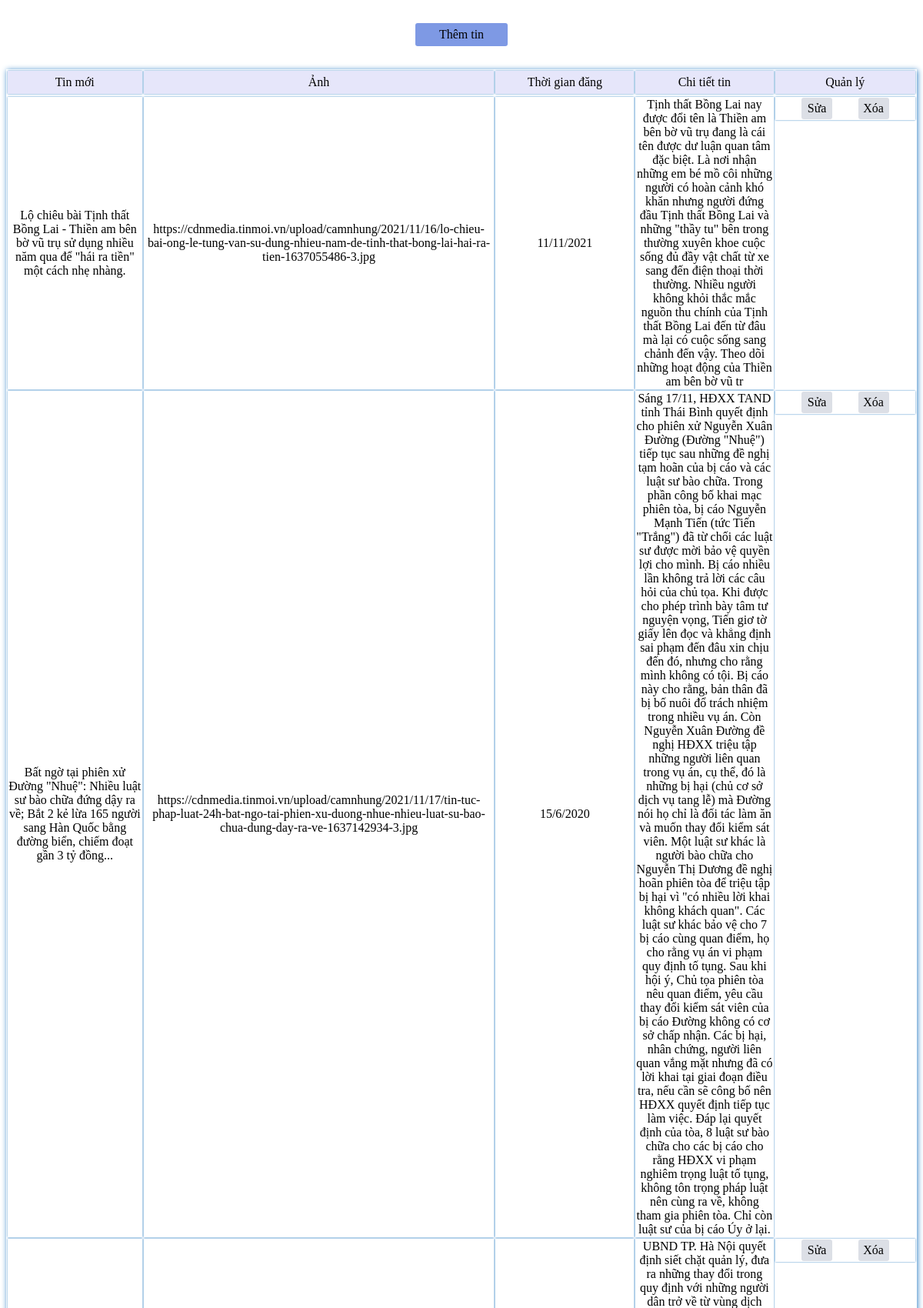
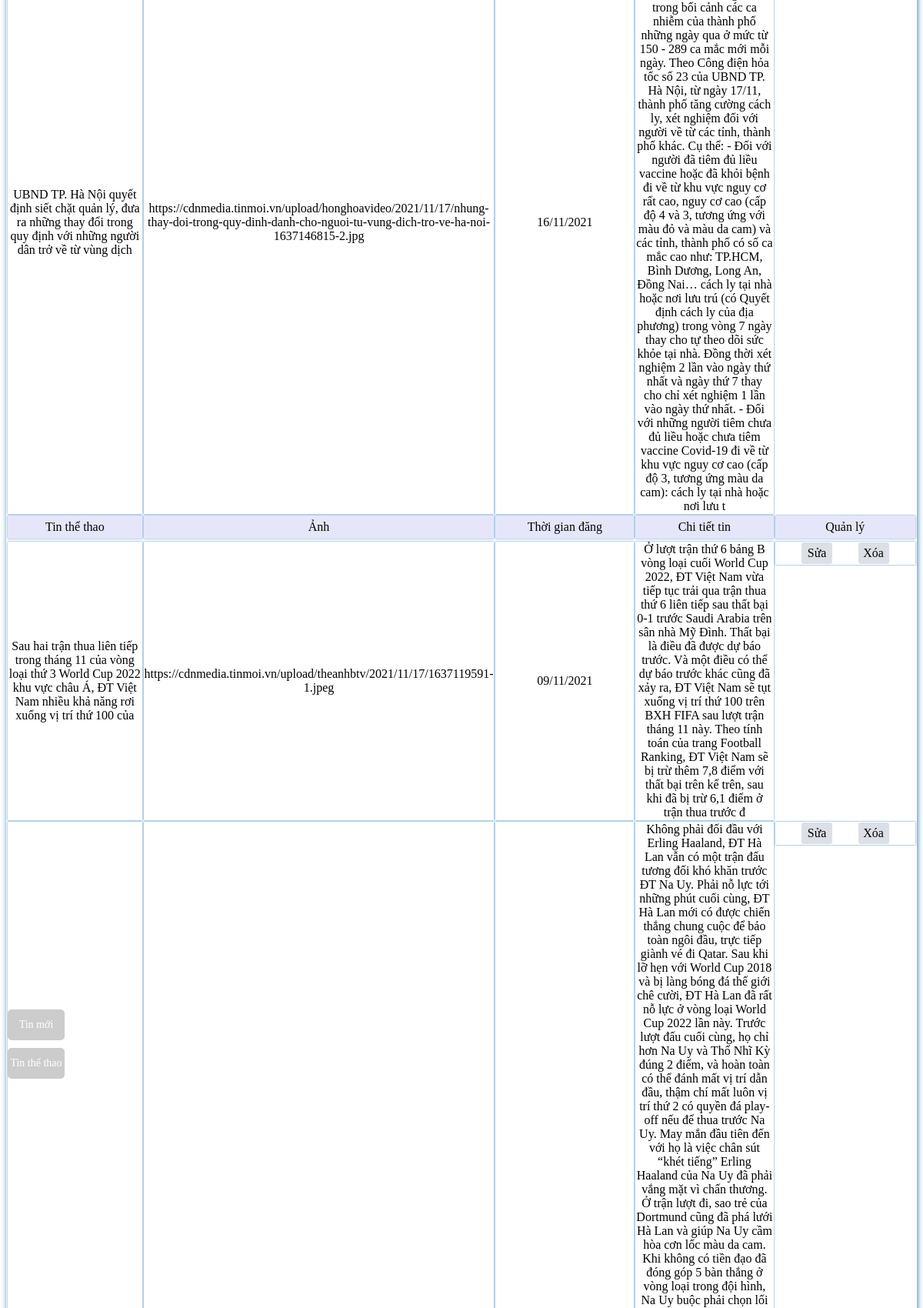
/admin-news/information.php (upper part), run on the app's committed database (2 pictures, top to bottom).
### tables this page shows
CREATE TABLE `tinmoi` (
  `ID` int(11) NOT NULL,
  `titlenew` varchar(256) DEFAULT NULL,
  `imagenew` varchar(500) DEFAULT NULL,
  `timenew` varchar(500) DEFAULT NULL,
  `detailsnew` longtext DEFAULT NULL
);

CREATE TABLE `tinthethao` (
  `ID` int(11) NOT NULL,
  `titlesport` varchar(150) DEFAULT NULL,
  `imagesport` varchar(500) DEFAULT NULL,
  `timesport` varchar(500) DEFAULT NULL,
  `detailssport` longtext DEFAULT NULL
);

### admin-news/information.php (the view, shortened to what this page needs)
<!DOCTYPE html>
<html lang="en">
<head>
</head>
<body>
	<div class="move">
		<div class="move-item">
			<a href="#tinmoi">Tin mới</a>
			<a href="#tinthethao">Tin thể thao</i></a>
		</div>
	</div>
	<div class="add">
		<a href="add_new.php">Thêm tin</a>
	</div>
	<div class="app">
		<table class="table">
			<thead id="tinmoi">
				<tr>
					<td bgcolor="#E6E6FA">Tin mới</td>
					<td bgcolor="#E6E6FA">Ảnh</td>
					<td bgcolor="#E6E6FA">Thời gian đăng</td>
					<td bgcolor="#E6E6FA">Chi tiết tin</td>
					<td bgcolor="#E6E6FA">Quản lý</td>
			</thead>
			<tbody>
				<?php
					$conn = mysqli_connect("localhost","root","","datanews");
					$query=mysqli_query($conn,"select * from `tinmoi`");
					while($row=mysqli_fetch_array($query)){
					?>
				<tr>
					<td><?php echo $row['titlenew']; ?></td>
					<td><?php echo $row['imagenew']; ?></td>
					<td><?php echo $row['timenew']; ?></td>
					<td><?php echo $row['detailsnew']; ?></td>
					<td class="link">
						<a href="suanew.php?titlenew=<?php echo $row['titlenew']; ?>">Sửa</a>
						<a href="xoa.php?titlenew=<?php echo $row['titlenew']; ?>">Xóa</a>
					</td>
				</tr>
				<?php
				}
				?>
			</tbody>
			<thead id="tinthethao">
				<tr>
					<td bgcolor="#E6E6FA">Tin thể thao</td>
					<td bgcolor="#E6E6FA">Ảnh</td>
					<td bgcolor="#E6E6FA">Thời gian đăng</td>
					<td bgcolor="#E6E6FA">Chi tiết tin</td>
					<td bgcolor="#E6E6FA">Quản lý</td>
			</thead>
			<tbody>
				<?php
					$conn = mysqli_connect("localhost","root","","datanews");
					$query=mysqli_query($conn,"select * from `tinthethao`");
					while($row=mysqli_fetch_array($query)){
					?>
				<tr>
					<td><?php echo $row['titlesport']; ?></td>
					<td><?php echo $row['imagesport']; ?></td>
					<td><?php echo $row['timesport']; ?></td>
					<td><?php echo $row['detailssport']; ?></td>
					<td class="link">
						<a href="suasport.php?titlesport=<?php echo $row['titlesport']; ?>">Sửa</a>
						<a href="xoa.php?titlesport=<?php echo $row['titlesport']; ?>">Xóa</a>
					</td>
				</tr>
				<?php
				}
				?>
			</tbody>
		</table>
	</div>
</body>
</html>

### admin-news/information.php (style rules this page uses)
a { text-decoration: none; }
* { box-sizing: border-box; }
.app { display: flex; justify-content: center; margin-top: 30px; box-shadow: 1px 1px 7px #3482c5; }
.add { display: flex; justify-content: center; margin-top: 30px; }
.add a { text-decoration: none; background-color: #7e99e4; color: #000; display: flex; width: 120px; height: 30px; border-radius: 3px; align-items: center; position: relative; justify-content: center; }
.table { width: 100%; text-align: center; }
td { width: 20%; box-shadow: 0px 0px 2px #3482c5; height: 30px; }
.link { display: flex; width: 100%; justify-content: space-evenly; }
.link a { text-decoration: none; background-color: #dcdfe6; color: #000; display: flex; width: 40px; height: 28px; border-radius: 3px; align-items: center; justify-content: center; }
.move { position: fixed; top: 0; bottom: 0; right: 93%; left: 10px; display: flex; align-items: center; }
.move-item { width: 100%; }
.move-item a { display: flex; width: 100%; height: 40px; border-radius: 5px; background-color: rgba(0,0,0,0.2); margin: 10px 0; align-items: center; justify-content: center; font-size: 14px; color: white; position: relative; }
.move-item a::before { content: ""; border-radius: 5px; position: absolute; top: 0; left: 50%; transform: translate(-50%, 0); height: 100%; width: 0; background-color: #43444a; z-index: -1; transition: width 0.25s ease-in; }

### data on the page
tinmoi: titlenew "Lộ chiêu bài Tịnh thất Bồng Lai - Thiền am bên bờ vũ trụ sử dụng nhiều năm qua để \"hái ra tiền\" một cách nhẹ nhàng.", imagenew "https://cdnmedia.tinmoi.vn/upload/camnhung/2021/11/16/lo-chieu-bai-ong-le-tung-van-su-dung-nhieu-nam-de-tinh-that-bong-lai-hai-ra-tien-1637055486-3.jpg", timenew "11/11/2021", detailsnew "Tịnh thất Bồng Lai nay được đổi tên là Thiền am bên bờ vũ trụ đang là cái tên được dư luận quan tâm đặc biệt. Là nơi nhận những em bé mồ côi những người có hoàn cảnh khó khăn nhưng người đứng đầu Tịnh thất Bồng Lai và những \"thầy tu\" bên trong thường xuyên khoe cuộc sống đủ đầy vật chất từ xe sang đến điện thoại thời thường. Nhiều người không khỏi thắc mắc nguồn thu chính của Tịnh thất Bồng Lai đến từ đâu mà lại có cuộc sống sang chảnh đến vậy. Theo dõi những hoạt động của Thiền am bên bờ vũ tr"
tinmoi: titlenew "Bất ngờ tại phiên xử Đường \"Nhuệ\": Nhiều luật sư bào chữa đứng dậy ra về; Bắt 2 kẻ lừa 165 người sang Hàn Quốc bằng đường biển, chiếm đoạt gần 3 tỷ đồng...", imagenew "https://cdnmedia.tinmoi.vn/upload/camnhung/2021/11/17/tin-tuc-phap-luat-24h-bat-ngo-tai-phien-xu-duong-nhue-nhieu-luat-su-bao-chua-dung-day-ra-ve-1637142934-3.jpg", timenew "15/6/2020", detailsnew "Sáng 17/11, HĐXX TAND tỉnh Thái Bình quyết định cho phiên xử Nguyễn Xuân Đường (Đường \"Nhuệ\") tiếp tục sau những đề nghị tạm hoãn của bị cáo và các luật sư bào chữa. Trong phần công bố khai mạc phiên tòa, bị cáo Nguyễn Mạnh Tiến (tức Tiến \"Trắng\") đã từ chối các luật sư được mời bảo vệ quyền lợi cho mình. Bị cáo nhiều lần không trả lời các câu hỏi của chủ tọa. Khi được cho phép trình bày tâm tư nguyện vọng, Tiến giơ tờ giấy lên đọc và khẳng định sai phạm đến đâu xin chịu đến đó, nhưng cho rằng mình không có tội. Bị cáo này cho rằng, bản thân đã bị bố nuôi đổ trách nhiệm trong nhiều vụ án. Còn Nguyễn Xuân Đường đề nghị HĐXX triệu tập những người liên quan trong vụ án, cụ thể, đó là những bị…"
tinmoi: titlenew "UBND TP. Hà Nội quyết định siết chặt quản lý, đưa ra những thay đổi trong quy định với những người dân trở về từ vùng dịch", imagenew "https://cdnmedia.tinmoi.vn/upload/honghoavideo/2021/11/17/nhung-thay-doi-trong-quy-dinh-danh-cho-nguoi-tu-vung-dich-tro-ve-ha-noi-1637146815-2.jpg", timenew "16/11/2021", detailsnew "UBND TP. Hà Nội quyết định siết chặt quản lý, đưa ra những thay đổi trong quy định với những người dân trở về từ vùng dịch trong bối cảnh các ca nhiễm của thành phố những ngày qua ở mức từ 150 - 289 ca mắc mới mỗi ngày. Theo Công điện hỏa tốc số 23 của UBND TP. Hà Nội, từ ngày 17/11, thành phố tăng cường cách ly, xét nghiệm đối với người về từ các tỉnh, thành phố khác. Cụ thể: - Đối với người đã tiêm đủ liều vaccine hoặc đã khỏi bệnh đi về từ khu vực nguy cơ rất cao, nguy cơ cao (cấp độ 4 và 3, tương ứng với màu đỏ và màu da cam) và các tỉnh, thành phố có số ca mắc cao như: TP.HCM, Bình Dương, Long An, Đồng Nai… cách ly tại nhà hoặc nơi lưu trú (có Quyết định cách ly của địa phương) trong…"
tinthethao: titlesport "Sau hai trận thua liên tiếp trong tháng 11 của vòng loại thứ 3 World Cup 2022 khu vực châu Á, ĐT Việt Nam nhiều khả năng rơi xuống vị trí thứ 100 của", imagesport "https://cdnmedia.tinmoi.vn/upload/theanhbtv/2021/11/17/1637119591-1.jpeg", timesport "09/11/2021", detailssport "Ở lượt trận thứ 6 bảng B vòng loại cuối World Cup 2022, ĐT Việt Nam vừa tiếp tục trải qua trận thua thứ 6 liên tiếp sau thất bại 0-1 trước Saudi Arabia trên sân nhà Mỹ Đình. Thất bại là điều đã được dự báo trước. Và một điều có thể dự báo trước khác cũng đã xảy ra, ĐT Việt Nam sẽ tụt xuống vị trí thứ 100 trên BXH FIFA sau lượt trận tháng 11 này. Theo tính toán của trang Football Ranking, ĐT Việt Nam sẽ bị trừ thêm 7,8 điểm với thất bại trên kể trên, sau khi đã bị trừ 6,1 điểm ở trận thua trước đ"
